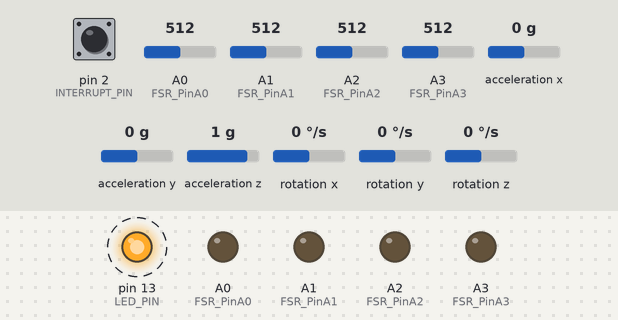
The sketch below on a simulated Arduino Uno, built with avr-gcc and run on an emulated ATmega328P. Shown: output pins drawn as LEDs (lit = HIGH). Dashed ring = blinking. The inputs (shaded band) are chosen by the test bench; at power-on: pin 2 (INTERRUPT_PIN) LOW, A0 (FSR_PinA0) = 512, A1 (FSR_PinA1) = 512, A2 (FSR_PinA2) = 512, A3 (FSR_PinA3) = 512, acceleration x 0 g, acceleration y 0 g, acceleration z 1 g, rotation x 0 °/s, rotation y 0 °/s, rotation z 0 °/s. The sensor or clock chip raises its interrupt line as the real part does; what the sketch prints to the serial monitor is not drawn.

Above: at 0.8 s.
Timing chart, 0 to 3.7 s (numbered marks = the images above):
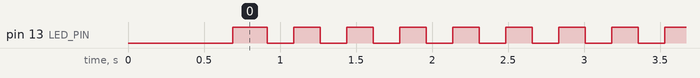

Measured:
- by itself, pin 13 (LED_PIN): alternates HIGH for 0.17 s and LOW for 0.17 s

The sketch:

sketch_nov07a.ino
```cpp
#include <SoftwareSerial.h>
#include <math.h>
#include "I2Cdev.h"
#include "MPU6050_6Axis_MotionApps20.h"
#if I2CDEV_IMPLEMENTATION == I2CDEV_ARDUINO_WIRE
    #include "Wire.h"
#endif
#define OUTPUT_READABLE_YAWPITCHROLL
//#define OUTPUT_READABLE_REALACCEL
//#define OUTPUT_READABLE_WORLDACCEL
//#define OUTPUT_READABLE_EULER
#define INTERRUPT_PIN 2  // use pin 2 on Arduino Uno & most boards
#define LED_PIN 13 // (Arduino is 13, Teensy is 11, Teensy++ is 6)

#define BT_RXD 8
#define BT_TXD 9

MPU6050 mpu;
SoftwareSerial bluetooth(BT_RXD, BT_TXD);
//mpu6050==========================================================================================================================

bool blinkState = false;
bool dmpReady = false;  // set true if DMP init was successful
uint8_t mpuIntStatus;   // holds actual interrupt status byte from MPU
uint8_t devStatus;      // return status after each device operation (0 = success, !0 = error)
uint16_t packetSize;    // expected DMP packet size (default is 42 bytes)
uint16_t fifoCount;     // count of all bytes currently in FIFO
uint8_t fifoBuffer[64]; // FIFO storage buffer
Quaternion q;           // [w, x, y, z]         quaternion container
VectorInt16 aa;         // [x, y, z]            accel sensor measurements
VectorInt16 aaReal;     // [x, y, z]            gravity-free accel sensor measurements
VectorInt16 aaWorld;    // [x, y, z]            world-frame accel sensor measurements
VectorFloat gravity;    // [x, y, z]            gravity vector
float euler[3];         // [psi, theta, phi]    Euler angle container
float ypr[3];           // [yaw, pitch, roll]   yaw/pitch/roll container and gravity vector
uint8_t teapotPacket[14] = { '$', 0x02, 0,0, 0,0, 0,0, 0,0, 0x00, 0x00, '\r', '\n' };
volatile bool mpuInterrupt = false;     // indicates whether MPU interrupt pin has gone high
void dmpDataReady() {
    mpuInterrupt = true;
}
//mpu6050===========================================================================================================================


//press sensor
int FSR_PinA0 = A0;
int FSR_PinA1 = A1;
int FSR_PinA2 = A2;
int FSR_PinA3 = A3;
//press sensor

void setup() {
#if I2CDEV_IMPLEMENTATION == I2CDEV_ARDUINO_WIRE
        Wire.begin();
        Wire.setClock(400000); // 400kHz I2C clock. Comment this line if having compilation difficulties
    #elif I2CDEV_IMPLEMENTATION == I2CDEV_BUILTIN_FASTWIRE
        Fastwire::setup(400, true);
    #endif

    Serial.begin(9600);

    // blutooth
    bluetooth.begin(9600);

    while (!Serial);
    Serial.println(F("Initializing I2C devices..."));
    mpu.initialize();
    pinMode(INTERRUPT_PIN, INPUT);
    Serial.println(F("Testing device connections..."));
    Serial.println(mpu.testConnection() ? F("MPU6050 connection successful") : F("MPU6050 connection failed"));
    Serial.println(F("\nSend any character to begin DMP programming and demo: "));
//    while (Serial.available() && Serial.read()); // empty buffer
//    while (!Serial.available());                 // wait for data
//    while (Serial.available() && Serial.read()); // empty buffer again
    Serial.println(F("Initializing DMP..."));
    devStatus = mpu.dmpInitialize();
    mpu.setXGyroOffset(-133);
    mpu.setYGyroOffset(41);
    mpu.setZGyroOffset(48);
    mpu.setXAccelOffset(-177);
    mpu.setYAccelOffset(2527);
    mpu.setZAccelOffset(3476);
        if (devStatus == 0) {
        Serial.println(F("Enabling DMP..."));
        mpu.setDMPEnabled(true);

        Serial.println(F("Enabling interrupt detection (Arduino external interrupt 0)..."));
        attachInterrupt(digitalPinToInterrupt(INTERRUPT_PIN), dmpDataReady, RISING);
        mpuIntStatus = mpu.getIntStatus();

        Serial.println(F("DMP ready! Waiting for first interrupt..."));
        dmpReady = true;

        packetSize = mpu.dmpGetFIFOPacketSize();
    } else {
        Serial.print(F("DMP Initialization failed (code "));
        Serial.print(devStatus);
        Serial.println(F(")"));
    }

    pinMode(LED_PIN, OUTPUT);
    //mpu6050======================================================================================================================
    pinMode(5,INPUT);

    //press sensor
    pinMode(A0,OUTPUT);
    pinMode(A1,OUTPUT);
    pinMode(A2,OUTPUT);
    pinMode(A3,OUTPUT);
}

void loop() {
    //int reading = digitalRead(5);
    //Serial.print("기울기 ");
    //Serial.println(reading);

    //press sensor
    int FSR_ReadingA0 = analogRead(FSR_PinA0); // A0로부터 값 획득
    int FSR_ReadingA1 = analogRead(FSR_PinA1);
    int FSR_ReadingA2 = analogRead(FSR_PinA2);
    int FSR_ReadingA3 = analogRead(FSR_PinA3);

    if (!dmpReady) return;
    while (!mpuInterrupt && fifoCount < packetSize) {}
    mpuInterrupt = false;
    mpuIntStatus = mpu.getIntStatus();
    fifoCount = mpu.getFIFOCount();
    Serial.println(mpuIntStatus);
    if ((mpuIntStatus & 0x10) || fifoCount == 1024) {
        mpu.resetFIFO();
        Serial.println(F("FIFO overflow!"));
    }
    else if (mpuIntStatus & 0x02) {
        while (fifoCount < packetSize) fifoCount = mpu.getFIFOCount();

        mpu.getFIFOBytes(fifoBuffer, packetSize);

        fifoCount -= packetSize;

        #ifdef OUTPUT_READABLE_QUATERNION
            mpu.dmpGetQuaternion(&q, fifoBuffer);
            Serial.print("quat\t");
            Serial.print(q.w);
            Serial.print("\t");
            Serial.print(q.x);
            Serial.print("\t");
            Serial.print(q.y);
            Serial.print("\t");
            Serial.println(q.z);
        #endif

        #ifdef OUTPUT_READABLE_EULER
            mpu.dmpGetQuaternion(&q, fifoBuffer);
            mpu.dmpGetEuler(euler, &q);
            Serial.print("euler\t");
            Serial.print(euler[0] * 180/M_PI);
            Serial.print("\t");
            Serial.print(euler[1] * 180/M_PI);
            Serial.print("\t");
            Serial.println(euler[2] * 180/M_PI);
        #endif

        #ifdef OUTPUT_READABLE_YAWPITCHROLL
            mpu.dmpGetQuaternion(&q, fifoBuffer);
            mpu.dmpGetGravity(&gravity, &q);
            mpu.dmpGetYawPitchRoll(ypr, &q, &gravity);
//            Serial.print("xyz\t");
//            Serial.print(aaReal.x);
//            Serial.print("\t");
//            Serial.print(aaReal.y);
//            Serial.print("\t");
//            Serial.println(aaReal.z);
            double pitch = atan(aaReal.x / sqrt(aaReal.y * aaReal.y + aaReal.z * aaReal.z)) * 180 / M_PI;
            double roll = atan(aaReal.y / sqrt(aaReal.x * aaReal.x + aaReal.z * aaReal.z)) * 180 / M_PI;
            Serial.print("ypr\t");
            Serial.print(ypr[0] * 180/M_PI);
            Serial.print("\t");
            Serial.print(pitch);
            Serial.print("\t");
            Serial.print(roll);
//            Serial.print("\t");
//            Serial.print(ypr[1] * 180/M_PI);
//            Serial.print("\t");
//            Serial.println(ypr[2] * 180/M_PI);
            // 블루투스 통신으로 전송

        #endif

        #ifdef OUTPUT_READABLE_REALACCEL
            mpu.dmpGetQuaternion(&q, fifoBuffer);
            mpu.dmpGetAccel(&aa, fifoBuffer);
            mpu.dmpGetGravity(&gravity, &q);
            mpu.dmpGetLinearAccel(&aaReal, &aa, &gravity);
            Serial.print("areal\t");
            Serial.print(aaReal.x);
            Serial.print("\t");
            Serial.print(aaReal.y);
            Serial.print("\t");
            Serial.println(aaReal.z);
        #endif

        #ifdef OUTPUT_READABLE_WORLDACCEL
            mpu.dmpGetQuaternion(&q, fifoBuffer);
            mpu.dmpGetAccel(&aa, fifoBuffer);
            mpu.dmpGetGravity(&gravity, &q);
            mpu.dmpGetLinearAccel(&aaReal, &aa, &gravity);
            mpu.dmpGetLinearAccelInWorld(&aaWorld, &aaReal, &q);
            Serial.print("aworld\t");
            Serial.print(aaWorld.x);
            Serial.print("\t");
            Serial.print(aaWorld.y);
            Serial.print("\t");
            Serial.println(aaWorld.z);
        #endif

        #ifdef OUTPUT_TEAPOT
            teapotPacket[2] = fifoBuffer[0];
            teapotPacket[3] = fifoBuffer[1];
            teapotPacket[4] = fifoBuffer[4];
            teapotPacket[5] = fifoBuffer[5];
            teapotPacket[6] = fifoBuffer[8];
            teapotPacket[7] = fifoBuffer[9];
            teapotPacket[8] = fifoBuffer[12];
            teapotPacket[9] = fifoBuffer[13];
            Serial.write(teapotPacket, 14);
            teapotPacket[11]++;
        #endif

        blinkState = !blinkState;
        digitalWrite(LED_PIN, blinkState);

        Serial.print("센서 0번 : ");
        Serial.println(FSR_ReadingA0);
        Serial.print("센서 1번 : ");
        Serial.println(FSR_ReadingA1);
        Serial.print("센서 2번 : ");
        Serial.println(FSR_ReadingA2);
        Serial.print("센서 3번 : ");
        Serial.println(FSR_ReadingA3);

        bluetooth.print(euler[0]);
        bluetooth.print(",");
        bluetooth.print(euler[1]);
        bluetooth.print(",");
        bluetooth.print(euler[2]);
        bluetooth.print(",");
        bluetooth.print(FSR_ReadingA0);
        bluetooth.print(",");
        bluetooth.print(FSR_ReadingA1);
        bluetooth.print(",");
        bluetooth.print(FSR_ReadingA2);
        bluetooth.print(",");
        bluetooth.print(FSR_ReadingA3);
        bluetooth.print(",");
        bluetooth.println();
    }
    //mpu6050======================================================================================================================\

    delay(100);
}
```
